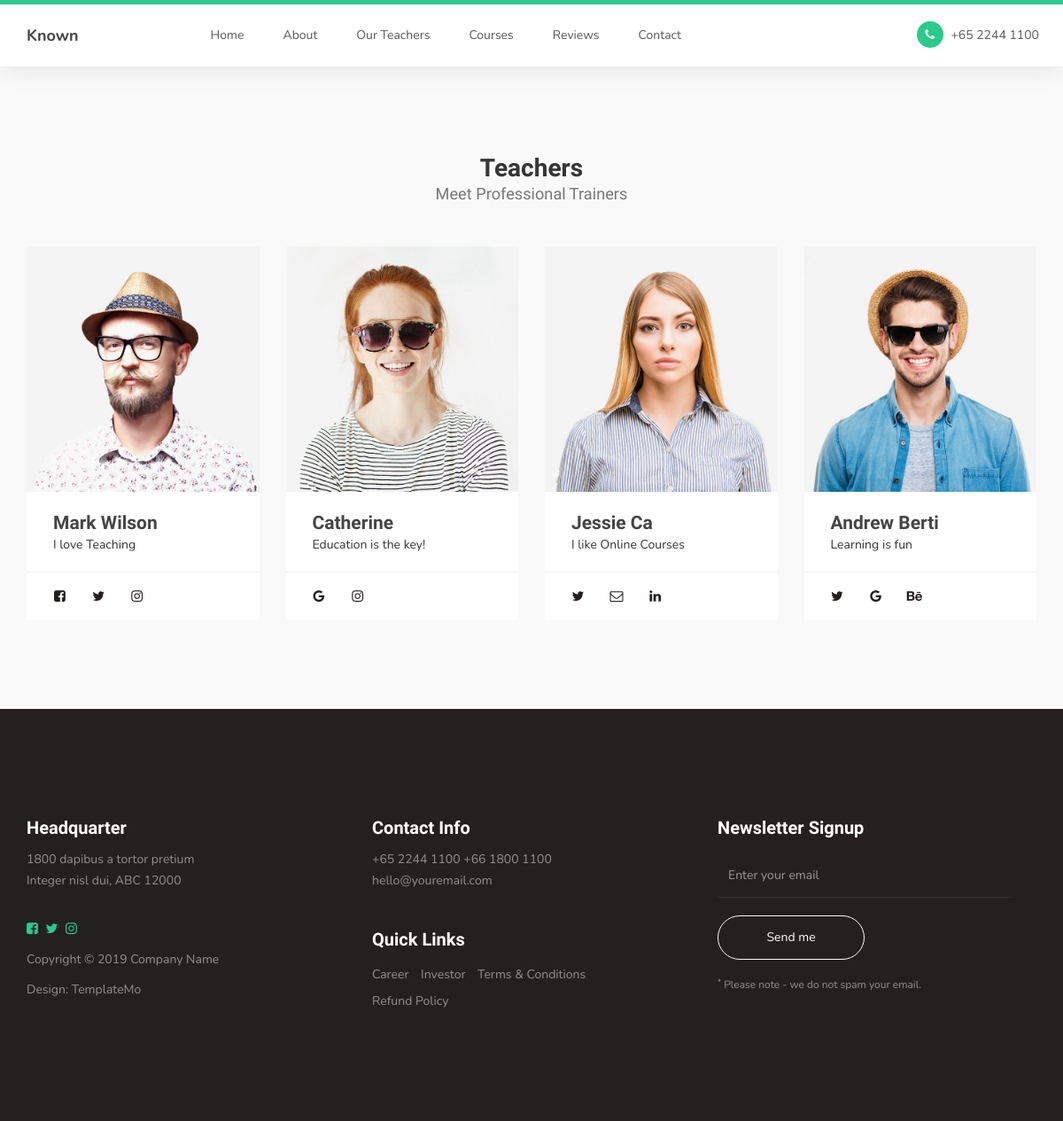
The page /our_teachers/ on the database its author committed.
### app/models.py (models this page shows, shortened)
class HeaderText(models.Model):
    title = models.CharField(max_length=255)
    description = models.TextField(max_length=255)
    class Meta:
        verbose_name = "Header Text"
        verbose_name_plural = "Header Text"

class TeamBlock(models.Model):
    name = models.CharField(max_length=255)
    description = models.TextField(max_length=255)
    image = models.ImageField(upload_to="team_blocks")
    social_title1 = models.CharField(max_length=50, null=True, blank=True)
    social_title2 = models.CharField(max_length=50, null=True, blank=True)
    social_title3 = models.CharField(max_length=50, null=True, blank=True)
    social_url1 = models.URLField(max_length=255, blank=True)
    social_url2 = models.URLField(max_length=255, blank=True)
    social_url3 = models.URLField(max_length=255, blank=True)
    social_html_class1 = models.CharField(max_length=200, null=True, blank=True)
    social_html_class2 = models.CharField(max_length=200, null=True, blank=True)
    social_html_class3 = models.CharField(max_length=200, null=True, blank=True)
    class Meta:
        verbose_name = "Team Block"
        verbose_name_plural = "Team Blocks"

class Headquarter(models.Model):
    title = models.CharField(max_length=50)
    text1 = models.CharField(max_length=255, blank=True, null=True)
    text2 = models.CharField(max_length=255, blank=True, null=True)
    class Meta:
        verbose_name = "Headquarter"
        verbose_name_plural = "Headquarter"

class Socials(models.Model):
    title = models.CharField(max_length=50)
    url = models.URLField(max_length=255, blank=True)
    html_class = models.CharField(max_length=255)
    class Meta:
        verbose_name = "Social"
        verbose_name_plural = "Socials"

class FooterText(models.Model):
    text1 = models.CharField(max_length=255, blank=True, null=True)
    text2 = models.CharField(max_length=255, blank=True, null=True)
    text3 = models.CharField(max_length=255, blank=True, null=True)
    class Meta:
        verbose_name = "Footer Text"
        verbose_name_plural = "Footer Text"

class ContactInfo(models.Model):
    title = models.CharField(max_length=50)
    address = models.CharField(max_length=255)
    phone1 = models.CharField(max_length=255, blank=True, null=True)
    phone2 = models.CharField(max_length=255, blank=True, null=True)
    email = models.CharField(max_length=255)
    email_name = models.CharField(max_length=255,blank=True, null=True)
    class Meta:
        verbose_name = "Contact Info"
        verbose_name_plural = "Contact Info"

class QuickLinks(models.Model):
    title = models.CharField(max_length=50, blank=True, null=True)
    class Meta:
        verbose_name = "Quick Links"
        verbose_name_plural = "Quick Links"

### app/views.py (the view)
# urls.py: path('our_teachers/', views.our_teachers, name="our_teachers"),
def our_teachers(request):
    context = {
        "header_text": HeaderText.objects.all(),
        "footer_text": FooterText.objects.all().first(),
        "team_blocks": TeamBlock.objects.all(),
        "contactinfo": ContactInfo.objects.all().first(),
        "headquarter": Headquarter.objects.all().first(),
        "contact_us": ContactUs.objects.all().first(),
        "socials": Socials.objects.all(),
        "quick_links": QuickLinks.objects.all()
    }
    return render(request, "our_teachers.html", context)

### app/templates/our_teachers.html
{% extends "base.html" %}
{% load static %}
  {% block our_teachers_template %}
    <section id="team">
      <div class="container">
            <div class="row">
                <div class="col-md-12 col-sm-12">
                      <div class="section-title">
                          <h2>{{header_text.5.title}} <small>{{header_text.5.description}}</small></h2>
                      </div>
                </div>
                {% for t in team_blocks %}
                  <div class="col-md-3 col-sm-6">
                      <div class="team-thumb">
                            <div class="team-image">
                                <img src="{{t.image.url}}" class="img-responsive" alt="">
                            </div>
                            <div class="team-info">
                                <h3>{{t.name}}</h3>
                                <span>{{t.description }}</span>
                            </div>
                            <ul class="social-icon">
                              <li><a href="{{t.social_url1}}" class="{{t.social_html_class1}}" title="{{t.social_title1}}"></a></li>
                              <li><a href="{{t.social_url2}}" class="{{t.social_html_class2}}" title="{{t.social_title2}}" ></a></li>
                              <li><a href="{{t.social_url3}}" class="{{t.social_html_class3}}" title="{{t.social_title3}}"></a></li>
                            </ul>
                      </div>
                  </div>
                {% endfor %}
            </div>
      </div>
    </section>
  {% endblock %}

### app/templates/base.html (shortened to what this page needs)
{% load static %}
<!DOCTYPE html>
<html lang="en">
<head>
     <link rel="stylesheet" href="https://cdnjs.cloudflare.com/ajax/libs/font-awesome/4.7.0/css/font-awesome.min.css">
     <link rel="stylesheet" href="{% static "css/bootstrap.min.css" %}">
     <link rel="stylesheet" href="{% static "css/font-awesome.min.css" %}">
     <link rel="stylesheet" href="{%  static "css/owl.carousel.css" %}">
     <link rel="stylesheet" href="{% static "css/owl.theme.default.min.css" %}">
     <link rel="stylesheet" href="{% static "css/templatemo-style.css" %}">
</head>
<body id="top" data-spy="scroll" data-target=".navbar-collapse" data-offset="50">
     <section class="navbar custom-navbar navbar-fixed-top" role="navigation">
          <div class="container">
               <div class="navbar-header">
                    <a href="#" class="navbar-brand">Known</a>
               </div>
               <div class="collapse navbar-collapse">
                    <ul class="nav navbar-nav navbar-nav-first">
                         <li><a href="{% url "index" %}" class="smoothScroll">Home</a></li>
                         <li><a href="{% url 'about' %}" class="smoothScroll">About</a></li>
                         <li><a href="{% url 'our_teachers' %}" class="smoothScroll">Our Teachers</a></li>
                         <li><a href="{% url 'courses' %}" class="smoothScroll">Courses</a></li>
                         <li><a href="{% url 'reviews' %}" class="smoothScroll">Reviews</a></li>
                         <li><a href="{% url 'contact' %}" class="smoothScroll">Contact</a></li>
                    </ul>
                    <ul class="nav navbar-nav navbar-right">
                         <li><a href="#"><i class="fa fa-phone"></i> +65 2244 1100</a></li>
                    </ul>
               </div>
          </div>
     </section>
     {% block our_teachers_template %}{% endblock %}
     <footer id="footer">
          <div class="container">
               <div class="row">
                    <div class="col-md-4 col-sm-6">
                         <div class="footer-info">
                              <div class="section-title">
                                   <h2>{{headquarter.title}}</h2>
                              </div>
                              <address>
                                   <p>{{headquarter.text1}}<br> {{headquarter.text2}}</p>
                              </address>
                              <ul class="social-icon">
                                {% for social in socials %}
                                  <li>
                                    <a href="{{social.url}}" target="_blank" title="{{social.title}}">
                                      <i class="{{social.html_class}}"></i>
                                    </a>
                                  </li>
                                {% endfor %}
                              </ul>
                              <div class="copyright-text">
                                   <p>{{footer_text.text1}}</p>
                                   <p>{{footer_text.text2}}</p>
                              </div>
                         </div>
                    </div>
                    <div class="col-md-4 col-sm-6">
                         <div class="footer-info">
                              <div class="section-title">
                                   <h2>{{contactinfo.title}}</h2>
                              </div>
                              <address>
                                   <p>{{contactinfo.phone1}} {{contactinfo.phone2}}</p>
                                   <p><a href="{{contactinfo.email}}">{{contactinfo.email_name}}</a></p>
                              </address>
                              <div class="footer_menu">
                                   <h2>Quick Links</h2>
                                   <ul>
                                    {% for name in quick_links %}
                                        <li><a href="#">{{name.title}}</a></li>
                                    {% endfor %}
                                   </ul>
                              </div>
                         </div>
                    </div>
                    <div class="col-md-4 col-sm-12">
                         <div class="footer-info newsletter-form">
                              <div class="section-title">
                                   <h2>Newsletter Signup</h2>
                              </div>
                              <div>
                                   <div class="form-group">
                                        <form action="#" method="get">
                                             <input type="email" class="form-control" placeholder="Enter your email" name="email" id="email" required="">
                                             <input type="submit" class="form-control" name="submit" id="form-submit" value="Send me">
                                        </form>
                                        <span><sup>*</sup> {{footer_text.text3}}</span>
                                   </div>
                              </div>
                         </div>
                    </div>
               </div>
          </div>
     </footer>
</body>
</html>

### app/static/css/templatemo-style.css (style rules this page uses)
body { background: #ffffff; font-family: 'Nunito', sans-serif; overflow-x: hidden; padding-top: 70px; }
h1,h2,h3,h4,h5,h6 { font-family: 'Muli', sans-serif; font-weight: bold; line-height: inherit; }
h2 { color: #353535; font-size: 2em; padding-bottom: 10px; }
h3 { font-size: 1.5em; margin-bottom: 0; }
h3, h3 a { color: #454545; }
p { color: #757575; font-size: 14px; font-weight: normal; line-height: 24px; }
html { -webkit-font-smoothing: antialiased; }
a { color: #252525; -webkit-transition: 0.5s; transition: 0.5s; text-decoration: none !important; }
a, input, button, .form-control { -webkit-transition: 0.5s; transition: 0.5s; }
.section-title { padding-bottom: 40px; }
.section-title h2 { margin: 0; }
.section-title small { display: block; }
section { position: relative; padding: 100px 0; }
#team, #testimonial { background: #f9f9f9; }
#team, #testimonial { text-align: center; }
.custom-navbar { background: #ffffff; border-top: 5px solid #29ca8e; border-bottom: 0; -webkit-box-shadow: 0 1px 30px rgba(0, 0, 0, 0.1); -moz-box-shadow: 0 1px 30px rgba(0, 0, 0, 0.1); box-shadow: 0 1px 30px rgba(0, 0, 0, 0.1); padding: 12px 0; margin-bottom: 0; padding: 0; }
.custom-navbar .navbar-brand { color: #454545; font-size: 18px; font-weight: bold; line-height: 40px; }
.custom-navbar .navbar-nav.navbar-nav-first { margin-left: 8em; }
.custom-navbar .navbar-nav.navbar-right li a { padding-right: 12px; padding-left: 12px; }
.custom-navbar .navbar-nav.navbar-right li a .fa { background: #29ca8e; border-radius: 100%; color: #ffffff; width: 30px; height: 30px; line-height: 30px; text-align: center; display: inline-block; margin-right: 5px; }
.custom-navbar .nav li a { line-height: 40px; color: #575757; padding-right: 22px; padding-left: 22px; }
.team-thumb { background: #ffffff; position: relative; overflow: hidden; text-align: left; }
.team-info { padding: 20px 30px; }
.team-image img { width: 100%; }
.team-thumb .social-icon { border-top: 1px solid #f0f0f0; padding: 4px 20px 0 20px; }
.team-thumb .social-icon li a { background: #ffffff; color: #252020; }
.team-info h3 { margin: 0; }
footer { background: #252020; padding: 120px 0; }
footer .section-title { padding-bottom: 10px; }
footer h2 { font-size: 20px; }
footer a, footer p { color: #909090; }
footer address p { margin-bottom: 0; }
footer .social-icon { margin-top: 25px; }
.footer-info { margin-right: 2em; }
.footer-info h2 { color: #ffffff; padding: 0; }
.footer_menu h2 { margin-top: 2em; }
.footer_menu ul { margin: 0; padding: 0; }
.footer_menu li { display: inline-block; list-style: none; margin: 5px 10px 5px 0; }
.newsletter-form .form-control { background: transparent; border-radius: 0; box-shadow: none; border: 0; border-bottom: 1px solid #303030; height: 50px; margin: 5px 0; }
.newsletter-form input[type="submit"] { background: transparent; border: 1px solid #f9f9f9; border-radius: 50px; color: #ffffff; display: block; margin-top: 20px; outline: none; width: 50%; }
.newsletter-form .form-group span { color: #909090; display: block; font-size: 12px; margin-top: 20px; }
.social-icon { position: relative; padding: 0; margin: 0; }
.social-icon li { display: inline-block; list-style: none; margin-bottom: 5px; }
.social-icon li a { border-radius: 100px; color: #29ca8e; font-size: 15px; width: 35px; height: 35px; line-height: 35px; text-decoration: none; text-align: center; transition: all 0.4s ease-in-out; position: relative; margin: 5px 5px 5px 0; }

### rows shown on the page
HeaderText: title "Teachers", description "Meet Professional Trainers"
TeamBlock: image (picture), name "Mark Wilson", description "I love Teaching"
TeamBlock: image (picture), name "Catherine", description "Education is the key!"
TeamBlock: image (picture), name "Jessie Ca", description "I like Online Courses"
TeamBlock: image (picture), name "Andrew Berti", description "Learning is fun"
Headquarter: title "Headquarter", text1 "1800 dapibus a tortor pretium", text2 "Integer nisl dui, ABC 12000"
FooterText: text1 "Copyright © 2019 Company Name", text2 "Design: TemplateMo", text3 "Please note - we do not spam your email."
ContactInfo: title "Contact Info", phone1 "+65 2244 1100", phone2 "+66 1800 1100", email_name "hello@youremail.com"
QuickLinks: title "Career"
QuickLinks: title "Investor"
QuickLinks: title "Terms & Conditions"
QuickLinks: title "Refund Policy"
